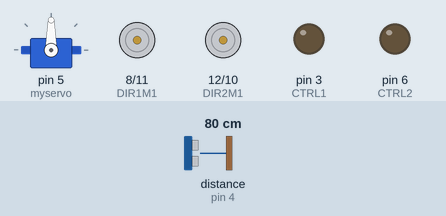
Recording of a sketch running on a simulated Arduino Uno, built with avr-gcc and run on an emulated ATmega328P. Parts: servo, motor-driver pin pairs drawn as motors (green arrow = first pin HIGH = forward, orange = second pin HIGH = backward, longer = more drive), output pins drawn as LEDs (lit = HIGH). Wiring (inferred from the names in the program): ultrasonic range finder: trigger A0; echo pin 4. Inputs (shaded band) come from the test bench; at power-on: distance to the obstacle (sensor on pin 4) 80 cm. The echo pulse lasts 58.3 µs per cm; no radio packets arrive unless stated; pins used as bus, display or sensor lines are not drawn; what the sketch prints to the serial monitor is not drawn.

Above: at 0.05 s.
At 1.2 s:
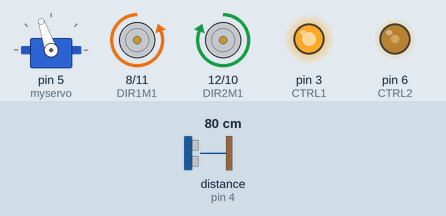
1.3 s: distance to the obstacle (sensor on pin 4) set to 2 cm
10.3 s: distance to the obstacle (sensor on pin 4) set to 60 cm
Timing chart, 0 to 17.3 s (numbered marks = the images above; inputs shaded):
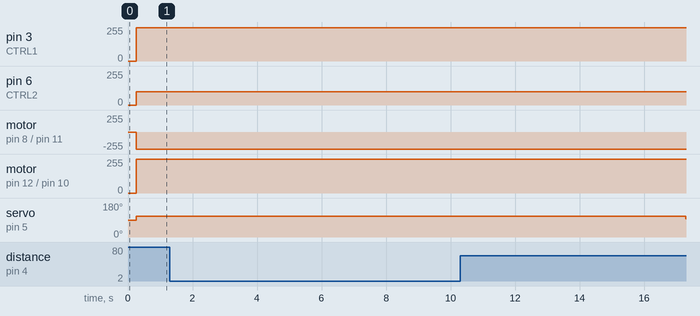

The sketch:

bot5.ino
```cpp
#include <VirtualWire.h>
#include<Servo.h>
float i,val=0,tp=0;
int trig = A0;
int echo = 4;
Servo myservo;

int dist1;
int dist2,dur2;
int dist3,dur3;
int ir;
int temp=0;
int flag=1,flag1;
const byte CTRL1=3;
const byte CTRL2=6;
const byte DIR1M1 = 8;
const byte DIR2M1 = 12;

const byte DIR1M2 = 11;
const byte DIR2M2 = 10;
const int receive_pin = 2;
int jstate;

void setup()
{
    Serial.begin(9600);	// Debugging only
    Serial.println("setup");

    // Initialise the IO and ISR
    vw_set_rx_pin(receive_pin);
    vw_set_ptt_inverted(true); // Required for DR3100
    vw_setup(2000);	 // Bits per sec

    vw_rx_start();  // Start the receiver PLL running
 myservo.attach(5);
  pinMode(0,INPUT);
  pinMode(trig,OUTPUT);
  pinMode(echo,INPUT);
  pinMode(DIR1M1,OUTPUT);
  pinMode(DIR2M1,OUTPUT);
  pinMode(CTRL1,OUTPUT);

  pinMode(DIR1M2,OUTPUT);
  pinMode(DIR2M2,OUTPUT);
  pinMode(CTRL2,OUTPUT);
}

void loop()
{


    uint8_t buf[VW_MAX_MESSAGE_LEN];
    uint8_t buflen = VW_MAX_MESSAGE_LEN;

    if (vw_get_message(buf, &buflen)) // Non-blocking
    {
	int i;

        digitalWrite(13, true); // Flash a light to show received good message
	// Message with a good checksum received, dump it.
        Serial.print("Got: ");

	for (i = 0; i < buflen; i++)
	{
	    Serial.print(buf[i], HEX);
	    Serial.print(" ");
             jstate=buf[i];
	}
	Serial.println("");

        digitalWrite(13, false);
    }

   int n=Serial.read();
n=n-48;


if((n==-49))
{
  i=100;
 goto last2;

}
else if(n==(-35))
{
  i=100;
  dist1=tp;
  tp=0;
  goto last2;
}


    if(n==-2)
    {
     i=i*10;
    }
    else
    {
      tp=tp+n*i;
    }
  i=i/10;
 last1:
 last2:
  delay(100);

    // if(jstate==61)
   //{
     autoparking();
   //}
}
void autoparking()
{
  shortest();
  if(ir>1000)
  {
    if(dist2>10)
     {
       if(dist1>100)
         {
           front(100,200);
           flag1=1;
         }
         else
         {
           back(100,200);
           delay(500);
           back(150,150);
           delay(1000);
         }
      }
     else
     {
       if(flag1==1)
       {
         front(250,100);
         delay(500);
         flag=0;
       }
       front(200,200);
     }
  }
  else
  {
    if(flag==1)
      {
        front(250,100);
        delay(1000);
      }
    flag=0;
  }
}
void shortest()
{
  for(i=80;i<110;i++)
  {
    myservo.write(i);
   digitalWrite(trig,HIGH);
  delayMicroseconds(10);
  digitalWrite(trig,LOW);
  dur2 =pulseIn(echo,HIGH);
  dist2 =(dur2/2)/29.1;
  if(dist2<temp)
  {
    temp=dist2;

  }

   dist2=temp;
 }
}
/*void drive(int jstate)
{


   switch(jstate)
    {
      case 0:stable();break;
      case 1:left();break;
      case 2:right();break;
      case 3:front();break;
      case 4:back();break;
    }
}
*/
void stable()
{
  digitalWrite(DIR1M1,LOW);
  digitalWrite(DIR2M1,LOW);

  digitalWrite(DIR1M2,LOW);
  digitalWrite(DIR2M2,LOW);

}
void front(int speed1,int speed2)
{
 analogWrite(CTRL1,speed1);
 analogWrite(CTRL2,speed2);
 digitalWrite(DIR1M1,LOW);
 digitalWrite(DIR2M1,HIGH);

 digitalWrite(DIR1M2,HIGH);
 digitalWrite(DIR2M2,LOW);

}
void back(int speedb1,int speedb2)
{
  analogWrite(CTRL1,speedb1);
 analogWrite(CTRL2,speedb2);
  digitalWrite(DIR1M1,HIGH);
  digitalWrite(DIR2M1,LOW);

  digitalWrite(DIR1M2,LOW);
  digitalWrite(DIR2M2,HIGH);

}

void right()
{analogWrite(CTRL1,250);
 analogWrite(CTRL2,250);
 digitalWrite(DIR1M1,LOW);
 digitalWrite(DIR2M1,HIGH);

 digitalWrite(DIR1M2,LOW);
 digitalWrite(DIR2M2,HIGH);

}
void left()
{
  analogWrite(CTRL1,250);
 analogWrite(CTRL2,250);
 digitalWrite(DIR1M1,HIGH);
 digitalWrite(DIR2M1,LOW);

 digitalWrite(DIR1M2,HIGH);
 digitalWrite(DIR2M2,LOW);

}
```
